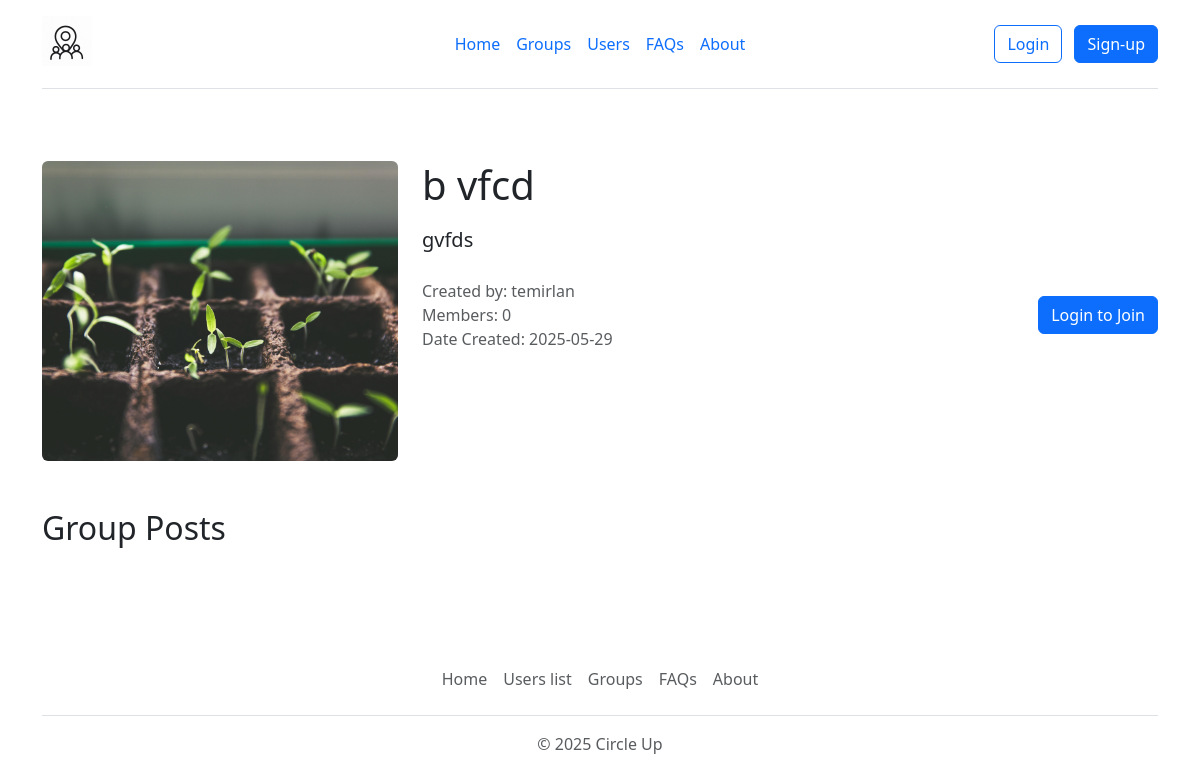
/group/3, run on the app's committed database.
### app.py (models this page shows, shortened)
class Group(db.Model):
    id = db.Column(db.Integer, primary_key=True)
    name = db.Column(db.String(100), nullable=False)
    description = db.Column(db.Text)
    admin_id = db.Column(db.Integer, db.ForeignKey('user.id'), nullable=False)
    image = db.Column(db.String(20), nullable=False, default='default.jpg')
    date_created = db.Column(db.DateTime, nullable=False, default=datetime.utcnow)
    posts = db.relationship('Post', backref='group', lazy=True)
    members = db.relationship('User', secondary=group_members, backref=db.backref('groups', lazy='dynamic'))

class User(db.Model):
    id = db.Column(db.Integer, primary_key=True)
    username = db.Column(db.String(20), unique=True, nullable=False)
    email = db.Column(db.String(256), unique=True, nullable=False)
    location = db.Column(db.String(20))
    image_profile = db.Column(db.String(20), nullable=False, default='default.jpg')
    password = db.Column(db.String(60), nullable=False)
    date_created = db.Column(db.DateTime, nullable=False, default=datetime.utcnow)
    posts = db.relationship('Post', backref='author', lazy=True)
    groups_admin = db.relationship('Group', backref='admin', lazy=True)

### app.py (the view)
@app.route('/group/<int:group_id>')
def group_page(group_id):
    group = Group.query.get_or_404(group_id)
    posts = Post.query.filter_by(group_id=group.id).order_by(Post.date_posted.desc()).all()
    is_member = False
    post_form = None
    if 'user_id' in session:
        user = User.query.get(session['user_id'])
        is_member = user in group.members
        if is_member:
            post_form = PostForm()
    return render_template('group_page.html',
                         group=group,
                         posts=posts,
                         is_member=is_member,
                         post_form=post_form)

### templates/group_page.html (shortened to what this page needs)
{% extends 'base.html' %}
{% block content %}
<div class="container py-5">
    <div class="row mb-5">
        <div class="col-md-4">
            <img src="/static/group_images/{{ group.image }}"
                 class="img-fluid rounded"
                 alt="{{ group.name }}"
                 style="width: 100%; height: 300px; object-fit: cover;">
        </div>
        <div class="col-md-8">
            <h1 class="mb-3">{{ group.name }}</h1>
            <p class="lead mb-4">{{ group.description }}</p>
            <div class="d-flex justify-content-between align-items-center">
                <div>
                    <p class="text-muted mb-0">Created by: {{ group.admin.username }}</p>
                    <p class="text-muted mb-0">Members: {{ group.members|length }}</p>
                    <p class="text-muted mb-0">Date Created: {{ group.date_created.strftime('%Y-%m-%d') }}</p>
                </div>
                {% if session.get('user_id') %}
                    {% if not is_member %}
                    <form action="{{ url_for('join_group', group_id=group.id) }}" method="post">
                        <button type="submit" class="btn btn-primary">Join Group</button>
                    </form>
                    {% else %}
                    <form action="{{ url_for('leave_group', group_id=group.id) }}" method="post">
                        <button type="submit" class="btn btn-danger">Leave Group</button>
                    </form>
                    {% endif %}
                {% else %}
                    <a href="{{ url_for('login') }}" class="btn btn-primary">Login to Join</a>
                {% endif %}
            </div>
        </div>
    </div>
    <div class="row">
        <div class="col-12">
            <h2 class="mb-4">Group Posts</h2>
        </div>
    </div>
</div>
{% include 'footer.html'%}
{% endblock %}

### data on the page
Group: image (picture), name "b vfcd", description "gvfds", date_created "2025-05-29"
User: admin.username "temirlan"

### other printed values
{{ group.members|length }} "0"
